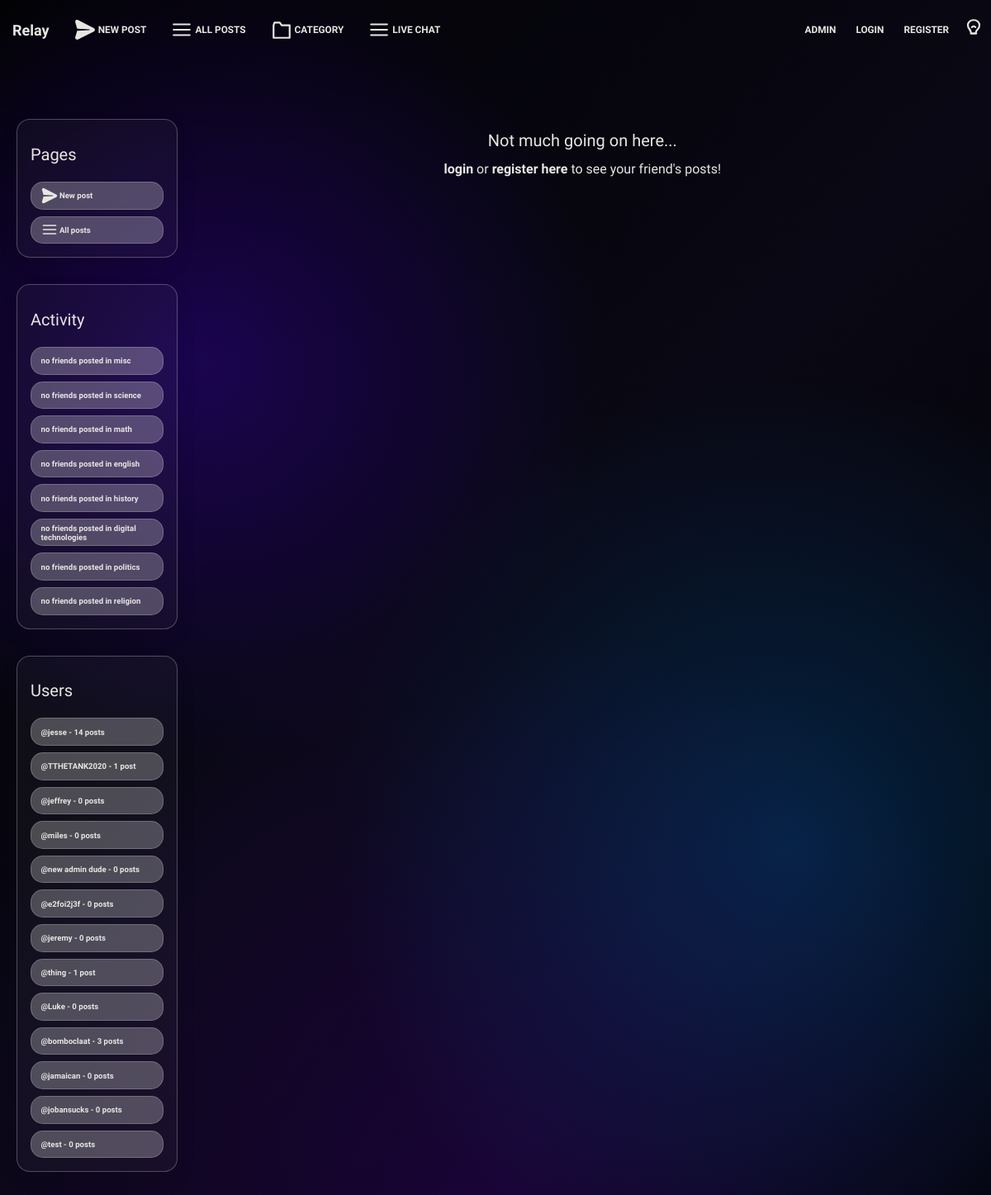
The page / on the database its author committed.
### tables this page shows
CREATE TABLE `cat`("id" INTEGER PRIMARY KEY, `name` TEXT);

CREATE TABLE "users" (
    id INTEGER PRIMARY KEY AUTOINCREMENT,
    "name" TEXT UNIQUE,
    password TEXT
, imageurl TEXT, email TEXT);

### app.py (the view)
@app.route("/", methods=("GET", "POST"))
def home():
    if request.method == "POST":
        comment_text = request.form.get("comment")
        id = request.form.get("post_id")
        if comment_text:
            time = datetime.now().strftime("%Y-%m-%d %H:%M:%S")
            db = get_db()
            db.execute(
                "INSERT INTO comments (postid, content, userid, time) VALUES (?, ?, ?, ?)",
                (id, comment_text, session["user_id"], time),
            )
            db.commit()
        return redirect(request.referrer)
    else:
        following = [
            row[0]
            for row in query_db(
                "SELECT followed_id FROM following WHERE follower_id = ?;",
                (session.get("user_id"),),
            )
        ]
        follow = ", ".join("?" * len(following))
        sql = f"""
            SELECT posts.title, posts.content, users.name, posts.imageurl, cat.name,
            posts.time, posts.id, posts.reply, cat.id, users.id, users.imageurl
            FROM posts
            JOIN cat ON posts.categoryid = cat.id
            JOIN users ON posts.user_id = users.id
            WHERE users.id IN ({follow})
            ORDER BY posts.time DESC;
        """
        userssql = """
            SELECT users.id, users.name, users.imageurl
            FROM users
            ORDER BY users.id ASC;
            """
        likes_sql = """
            SELECT liker_id, postid FROM likes;
            """
        categories_sql = """
            SELECT * FROM cat;
            """
        comments_sql = """
            SELECT comments.*, users.name AS username
            FROM comments
            JOIN users ON comments.userid = users.id
            ORDER BY comments.time ASC;
        """
        likes = query_db(likes_sql)
        users = query_db(userssql)
        results = query_db(sql, following) if following else []
        sidebarposts = query_db(all)
        categories = query_db(categories_sql)
        comments = query_db(comments_sql)
        return render_template(
            "home.html",
            results=results,
            sidebarposts=sidebarposts,
            users=users,
            comments=comments,
            likes=likes,
            categories=categories,
            today=datetime.now().strftime("%Y-%m-%d"),
        )

### app.py (called while the page is built)
def get_db():
    db = getattr(g, "_database", None)
    if db is None:
        db = g._database = sqlite3.connect(DATABASE)
    return db

@app.teardown_appcontext
def close_connection(exception):
    db = getattr(g, "_database", None)
    if db is not None:
        db.close()

def query_db(query, args=(), one=False):
    cur = get_db().execute(query, args)
    rv = cur.fetchall()
    cur.close()
    return (rv[0] if rv else None) if one else rv

### templates/home.html (shortened to what this page needs)
{% extends "layout.html" %}
{% if results %}
{% block body %}
<div class="home-container">
    <div class="total-sidebar">
        <div class="home-sidebar">
            <h1>Pages</h1>
            <a href="/newpost" class="sidebar-section">
                &nbsp;New post
            </a>
            <a href="/allposts" class="sidebar-section">
                <svg viewBox="0 0 24 24" width="20" height="20">
                    <path d="M3 6h18M3 12h18M3 18h18" stroke="currentColor" stroke-width="2" stroke-linecap="round" />
                </svg>
                &nbsp;All posts
            </a>
        </div>
        <div class="home-sidebar">
            <h1>Activity</h1>
            {% for category in categories %}
            {% set post = results | selectattr('8', 'equalto', category[0]) | list | first %}
            {% if post %}
            <a href="{{ url_for('category', id=post[8]) }}" class="sidebar-section">
                @{{ post[2] }} in {{category[1]}}: {{post[1][:20]}}...
            </a>
            {% else %}
            <a href="{{ url_for('category', id=category[0]) }}" class="sidebar-section">
                no friends posted in {{category[1]}}
            </a>
            {% endif %}
            {% endfor %}
        </div>
        <div class="home-sidebar">
            <h1>Users</h1>
            {% for user in users %}
            <a href="{{ url_for('userposts', username=user[1]) }}" class="sidebar-section">
                @{{ user[1] }}
                {% set ns = namespace(postsnumber=0) %}
                {% for post in sidebarposts %}
                {% if post[2] == user[1] %}
                {% set ns.postsnumber = ns.postsnumber + 1 %}
                {% endif %}
                {% endfor %}
                -
                {% if ns.postsnumber > 1 or ns.postsnumber < 1 %} {{ ns.postsnumber }} posts {% else %} {{
                    ns.postsnumber }} post {% endif %}  </a>
                    {% endfor %}
        </div>
    </div>
    <div class="centered-content">
        {% if session.get('username') is not none %}
        <h1>Hi, {{session.get('username')}}!</h1>
        {% else %}
        <h1>Not much going on here...</h1>
        <span>
            <a href="/login">login </a>
            or
            <a href="/register"> register here </a>
            to see your friend's posts!
        </span>
        {% endif %}
        {% set posts = results|length %}
    </div>
</div>
{% endblock %}
{% endif %}

### static/style.css (style rules this page uses)
:root { --background: radial-gradient(circle at 20% 30%, rgba(80, 0, 255, 0.28), transparent 35%), radial-gradient(circle at 80% 70%, rgba(0, 140, 255, 0.22), transparent 40%), radial-gradient(circle at 50% 100%, rgba(120, 0, 255, 0.18), transparent 45%), linear-gradient(135deg, #020204 0%, #090814 50%, #020204 100%); --box-background: rgba(255, 255, 255, 0.035); --post-background: #2a2a2a; --input-background: rgba(255, 255, 255, 0.05); --element-bg: black; --font: #e8e6e3; --muted-font: #8d8d8d; --heading-font: "Audiowide", sans-serif; --body-font: "Google Sans", monospace; --coloured-element: #4066ff; --error-red: #ef4444; --sidebar-font-size: 0.8vw; --reply-font: calc(0.5vh + 0.5vw); --reply-line: calc(2vh + 2vw); --navbar-font-size: calc(0.59vh + 0.59vw); --navbar-title-size: 1.5vw; --box-border: 1px solid rgba(255, 255, 255, 0.07); --box-border-radius: 16px; --nav-box-shadow: rgba(226, 226, 226, 0.73); }
* { font-family: var(--body-font); box-sizing: border-box; }
body { background: var(--background); color: var(--font); overflow-x: hidden; overscroll-behavior-x: none; }
h1, .title, .searchbar, .top-button, .top-button-active, .follow-button, .content-404, .logo, .post-title, .page-title, .sidebar-title, .home-sidebar>h1 { font-family: var(--heading-font); }
h1 { font-size: 2.5vh; font-weight: 400; }
a { text-decoration: none; color: var(--font); font-weight: 520; }
.centered-content { margin-top: 5em; display: grid; place-items: center; padding-bottom: 5em; }
.home-sidebar { width: 100%; padding: 1em; margin-left: 1vw; border-radius: var(--box-border-radius); background: var(--box-background); box-shadow: 0 10px 25px rgba(0, 0, 0, 0.08); border: 1px solid rgba(255, 255, 255, 0.25); display: flex; flex-direction: column; margin-bottom: 2em; gap: 1vh; font-size: 1em; }
.home-sidebar a { color: var(--font); }
.sidebar-section { display: flex; align-items: center; height: 3.5em; padding: 0 1.2em; border-radius: 15px; font-weight: 600; cursor: pointer; transition: all 0.3s ease; position: relative; background: rgba(255, 255, 255, 0.25); border: 1px solid rgba(255, 255, 255, 0.2); color: var(--font); transition: height 0.3s ease-in-out; font-size: var(--sidebar-font-size); transition: transform 0.1s ease; }
.home-container { display: grid; grid-template-columns: 1fr 5fr; gap: 1em; height: 100%; align-items: start; }
.total-sidebar { margin-top: 5em; }

### rows shown on the page
cat: name "misc"
cat: name "science"
cat: name "math"
cat: name "english"
cat: name "history"
cat: name "digital technologies"
cat: name "politics"
cat: name "religion"
users: name "jesse", postsnumber "14"
users: name "TTHETANK2020", postsnumber "1"
users: name "jeffrey", postsnumber "0"
users: name "miles", postsnumber "0"
users: name "new admin dude", postsnumber "0"
users: name "e2foi2j3f", postsnumber "0"
users: name "jeremy", postsnumber "0"
users: name "thing", postsnumber "1"
users: name "Luke", postsnumber "0"
users: name "bomboclaat", postsnumber "3"
users: name "jamaican", postsnumber "0"
users: name "jobansucks", postsnumber "0"
users: name "test", postsnumber "0"
